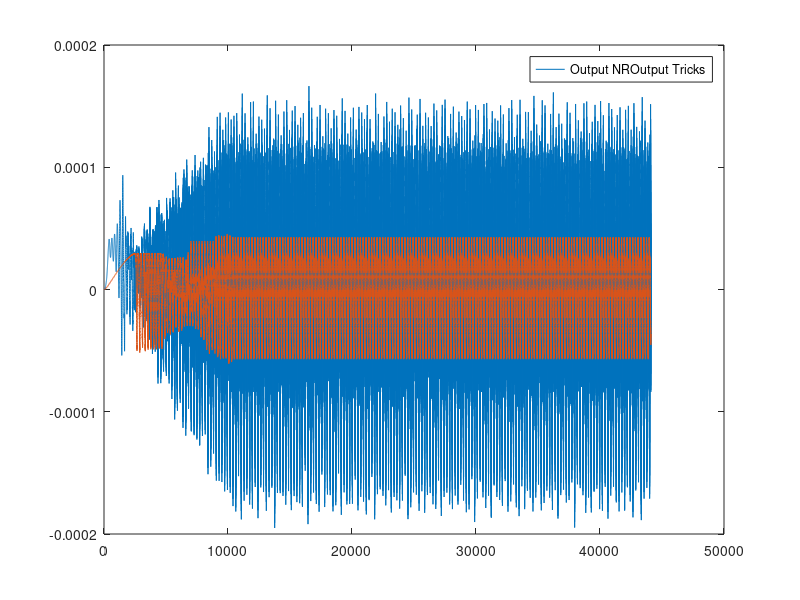

MATLAB code to generate this figure:
clear all;
close all;

fs = 44100;
L = 1;
c = 196*2;
k = 1 / fs;     % Time step
h = c * k;      % Grid spacing
BP = 1/pi;      % Bowing Position
lambdaSq = (c * k / h)^2; % Courant number squared
N = floor(L / h) + 1; % Number of grid-points
N = N - 2;
%% Raised cosine input
cosWidth = round(N / 10);
raisedCos = 0.5 * (cos(pi:(2*pi)/cosWidth:3*pi) + 1);

%% Initialise state vectors
u = zeros(N, 1);
uPrev = u;
uNext = zeros(N, 1);

u2 = zeros(N, 1);
uPrev2 = u2;
uNext2 = zeros(N, 1);

%% Extra Settings
lengthSound = fs;
drawString = true;

%% Matrix Representation
Dxx = (sparse(2:N, 1:N-1, ones(1, N-1), N, N) + ...
    sparse(1:N, 1:N, -2 * ones(1, N), N, N) + ...
    sparse(1:N-1, 2:N, ones(1, N-1), N, N));
I = sparse(1:N, 1:N, ones(1, N), N, N);

uPrev = u;

B = 2 * I + lambdaSq * Dxx;
kappa = 0;
kOh = (kappa/h^2)^2;
gOh = (c/h)^2;
s0 = 0;
s1 = 0;
phi = (2 * s1)/(k * h^2);
bB = (sparse(3:N, 1:N-2, kOh * ones(1, N-2), N, N) + ...
                sparse(2:N, 1:N-1, (-4 * kOh - gOh - phi) * ones(1, N-1), N, N) + ...
                sparse(1:N, 1:N, (6*kOh + 2 * gOh - 2/k^2 + 2 * phi) * ones(1, N), N, N) + ...
                sparse(1:N-1, 2:N, (-4 * kOh - gOh - phi) * ones(1, N-1), N, N) + ...
                sparse(1:N-2, 3:N, kOh * ones(1, N-2), N, N));
bC = sparse(2:N, 1:N-1, phi * ones(1, N-1), N, N) + ...
                sparse(1:N, 1:N, (2/k^2 - 2 * phi) * ones(1, N), N, N) + ...
                sparse(1:N-1, 2:N, phi * ones(1, N-1), N, N);

VbInit = 0.2;
Fb = 50;
a = 100;

BM = sqrt(2 * a) * exp(1/2);
bp = floor(BP * N);
q2 = -VbInit;
% qPrev = -Vb;
qPrev = 0;
qPrev2 = 0;
I = zeros(N,1);
I(bp) = 1;
rampVal = 10000;
out = zeros(lengthSound, 1);
J = 1/h * I;

qPrev = 0;
tol = 1e-7;

for n = 1 : lengthSound
    if n < rampVal
        Vb = VbInit * n / rampVal;
    else
        Vb = VbInit;
    end
    
    % Newton-Raphson
    b = 2/k * Vb + 2 * s0 * Vb + I' * bB * u + I' * bC * uPrev;
    eps = 1;
    i = 0;
    while eps>tol
        q=qPrev-(Fb*BM*qPrev*exp(-a*qPrev^2)+2*qPrev/k+2*s0*qPrev+b)/...
         (Fb*BM*(1-2*a*qPrev^2)*exp(-a*qPrev^2)+2/k+2*s0);
        eps = abs(q-qPrev);
        qPrev = q;
        i = i + 1;
        if i > 10000
            disp('Nope');
        end
    end
    qSave(n) = q;
    
%     q = 2 / k * (u(bp) - uPrev(bp)) - qPrev - 2 * Vb;
    %% simple backwards
%     q = (u2(bp) - uPrev2(bp)) / k - Vb;
    
    excitation = k^2 * J * Fb * sqrt(2 * a) * q * exp(-a*q^2 + 1/2);
    uNext = B * u - uPrev - excitation;

    
    q2 = 2 / k * (u2(bp) - uPrev2(bp)) - qPrev2 - 2 * Vb;

    Bm = Fb * (sqrt(2 * a) * exp(-a * q2^2 + 1/2)) / h;
    uNext2 = (B * u2 - uPrev2 + I * Bm * k .* uPrev2 + I * k^2 * Bm * Vb)  ./ (I * k * Bm + 1);

    if mod(n,100) == 0 && drawString == false %&& n > 10000
        subplot(2,1,1);
        plot(u);
        subplot(2,1,2);
        plot(u2);
        drawnow;
    end
    
    qPrev = q;
    uPrev = u;
    u = uNext;
    
    qPrev2 = q2;
    uPrev2 = u2;
    u2 = uNext2;
    out(n) = u(floor(2*N / 3));
    out2(n) = u2(floor(2*N / 3));
end

% totEnergy = kinEnergy + potEnergy;
% totEnergy = (totEnergy-totEnergy(1))/totEnergy(1);
% maxTotEnergy = max(totEnergy) - min(totEnergy);
% % plot (totEnergy);
plot(out); 
hold on;
plot(out2)
legend(["Output NR","Output Tricks"])